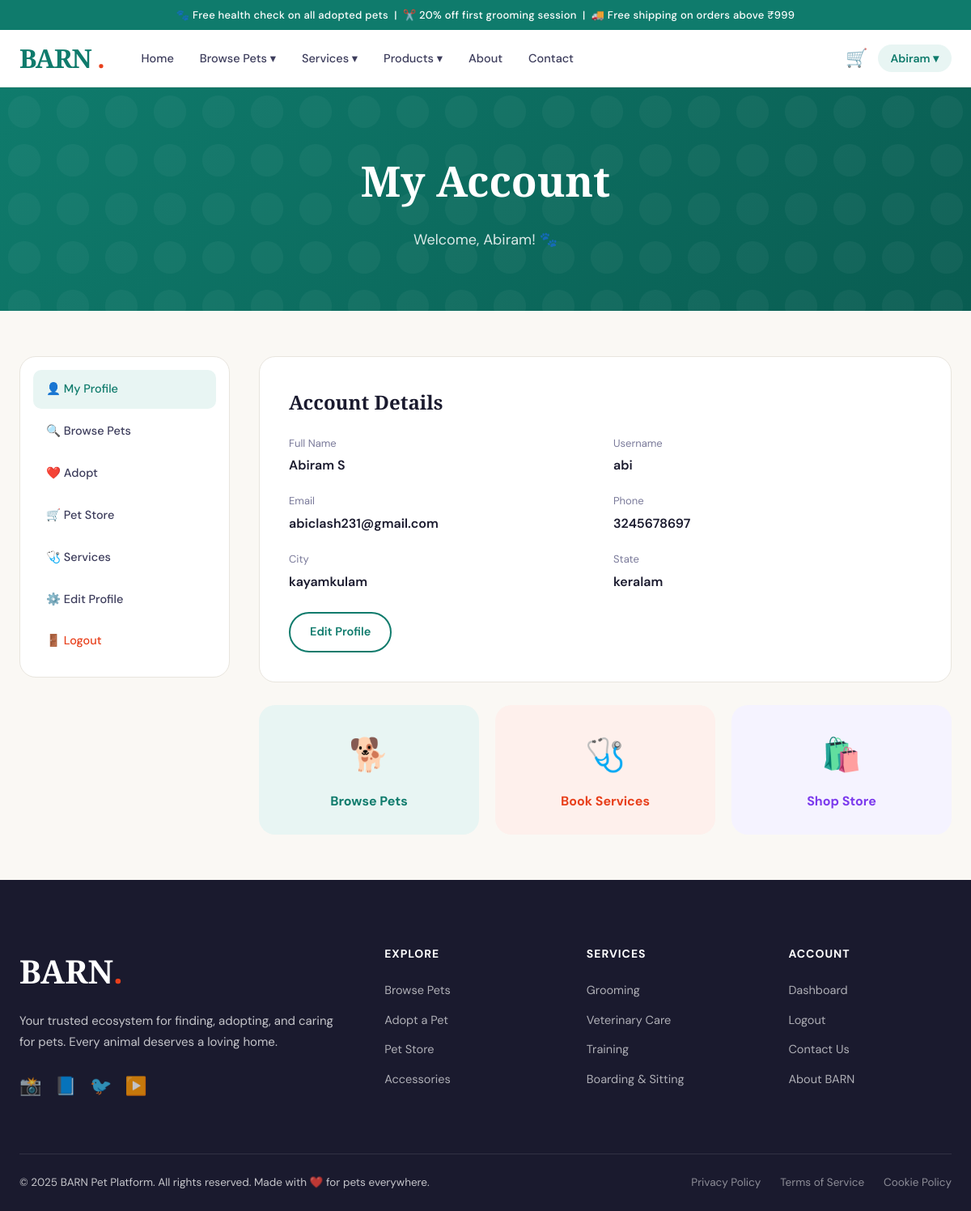
/accounts/dashboard/buyer/ (signed in), run on the app's committed database.
### accounts/models.py (models this page shows, shortened)
class User(AbstractUser):
    ROLE_BUYER = 'buyer'
    ROLE_SELLER = 'seller'
    ROLE_OPERATOR = 'operator'
    ROLE_ADMIN = 'admin'
    ROLE_CHOICES = [
        (ROLE_BUYER, 'Buyer'),
        (ROLE_SELLER, 'Seller / Breeder'),
        (ROLE_OPERATOR, 'Operator'),
        (ROLE_ADMIN, 'Admin'),
    ]
    role = models.CharField(max_length=10, choices=ROLE_CHOICES, default=ROLE_BUYER)
    phone = models.CharField(max_length=20, blank=True)
    profile_picture = models.ImageField(upload_to='profiles/', blank=True, null=True)
    bio = models.TextField(blank=True)
    created_at = models.DateTimeField(auto_now_add=True)
    def is_seller(self):
        return self.role == self.ROLE_SELLER
    def can_list_products(self):
        return self.role in [self.ROLE_SELLER, self.ROLE_OPERATOR, self.ROLE_ADMIN] or self.is_staff or self.is_superuser
    def is_buyer(self):
        return self.role == self.ROLE_BUYER

class BuyerProfile(models.Model):
    user = models.OneToOneField(User, on_delete=models.CASCADE, related_name='buyer_profile')
    date_of_birth = models.DateField(null=True, blank=True)
    address = models.CharField(max_length=255, blank=True)
    city = models.CharField(max_length=100, blank=True)
    state = models.CharField(max_length=100, blank=True)
    country = models.CharField(max_length=100, default='India')
    preferred_pet_types = models.CharField(max_length=200, blank=True)
    newsletter_subscribed = models.BooleanField(default=True)
    created_at = models.DateTimeField(auto_now_add=True)

### accounts/views.py (the view)
# urls.py: path('dashboard/buyer/', views.buyer_dashboard, name='buyer_dashboard'),
@login_required
def buyer_dashboard(request):
    if not request.user.is_buyer():
        return redirect('seller_dashboard')
    profile = getattr(request.user, 'buyer_profile', None)
    return render(request, 'accounts/buyer_dashboard.html', {'profile': profile})

### templates/accounts/buyer_dashboard.html (shortened to what this page needs)
{% extends 'base.html' %}
{% block content %}
<div class="page-header">
  <div class="container">
    <h1>My Account</h1>
    <p>Welcome, {{ user.first_name|default:user.username }}! 🐾</p>
  </div>
</div>
<div class="dashboard-layout">
  <aside class="dash-sidebar">
    <div class="dash-nav">
      <a href="{% url 'buyer_dashboard' %}" class="active">👤 My Profile</a>
      <a href="{% url 'pet_list' %}">🔍 Browse Pets</a>
      <a href="{% url 'adoption_list' %}">❤️ Adopt</a>
      <a href="{% url 'store_home' %}">🛒 Pet Store</a>
      <a href="{% url 'services_home' %}">🩺 Services</a>
      <a href="{% url 'edit_profile' %}">⚙️ Edit Profile</a>
      <a href="{% url 'logout' %}" style="color:var(--coral);">🚪 Logout</a>
    </div>
  </aside>
  <div>
    <div style="background:var(--white);border-radius:var(--radius-lg);padding:36px;border:1px solid var(--border);margin-bottom:28px;">
      <h2 style="font-family:var(--font-display);font-size:24px;margin-bottom:20px;">Account Details</h2>
      <div style="display:grid;grid-template-columns:1fr 1fr;gap:20px;">
        <div><p style="font-size:13px;color:var(--ink-light);margin-bottom:4px;">Full Name</p><p style="font-weight:600;">{{ user.get_full_name|default:"—" }}</p></div>
        <div><p style="font-size:13px;color:var(--ink-light);margin-bottom:4px;">Username</p><p style="font-weight:600;">{{ user.username }}</p></div>
        <div><p style="font-size:13px;color:var(--ink-light);margin-bottom:4px;">Email</p><p style="font-weight:600;">{{ user.email }}</p></div>
        <div><p style="font-size:13px;color:var(--ink-light);margin-bottom:4px;">Phone</p><p style="font-weight:600;">{{ user.phone|default:"—" }}</p></div>
        {% if profile %}
        <div><p style="font-size:13px;color:var(--ink-light);margin-bottom:4px;">City</p><p style="font-weight:600;">{{ profile.city|default:"—" }}</p></div>
        <div><p style="font-size:13px;color:var(--ink-light);margin-bottom:4px;">State</p><p style="font-weight:600;">{{ profile.state|default:"—" }}</p></div>
        {% endif %}
      </div>
      <div style="margin-top:24px;">
        <a href="{% url 'edit_profile' %}" class="btn btn-outline-teal">Edit Profile</a>
      </div>
    </div>
    <div style="display:grid;grid-template-columns:1fr 1fr 1fr;gap:20px;">
      <a href="{% url 'pet_list' %}" style="text-decoration:none;">
        <div style="background:var(--teal-light);border-radius:var(--radius-lg);padding:28px;text-align:center;transition:all 0.3s;" onmouseover="this.style.transform='translateY(-4px)'" onmouseout="this.style.transform='none'">
          <div style="font-size:40px;margin-bottom:12px;">🐕</div>
          <h3 style="font-size:16px;font-weight:700;color:var(--teal);">Browse Pets</h3>
        </div>
      </a>
      <a href="{% url 'services_home' %}" style="text-decoration:none;">
        <div style="background:var(--coral-light);border-radius:var(--radius-lg);padding:28px;text-align:center;transition:all 0.3s;" onmouseover="this.style.transform='translateY(-4px)'" onmouseout="this.style.transform='none'">
          <div style="font-size:40px;margin-bottom:12px;">🩺</div>
          <h3 style="font-size:16px;font-weight:700;color:var(--coral);">Book Services</h3>
        </div>
      </a>
      <a href="{% url 'store_home' %}" style="text-decoration:none;">
        <div style="background:#f5f3ff;border-radius:var(--radius-lg);padding:28px;text-align:center;transition:all 0.3s;" onmouseover="this.style.transform='translateY(-4px)'" onmouseout="this.style.transform='none'">
          <div style="font-size:40px;margin-bottom:12px;">🛍️</div>
          <h3 style="font-size:16px;font-weight:700;color:#7c3aed;">Shop Store</h3>
        </div>
      </a>
    </div>
  </div>
</div>
{% endblock %}

### templates/base.html (shortened to what this page needs)
{% load static %}
<!DOCTYPE html>
<html lang="en">
<head>
<link rel="stylesheet" href="{% static 'css/main.css' %}">
</head>
<body>
<div class="announcement-bar">
  <span>🐾 Free health check on all adopted pets &nbsp;|&nbsp; ✂️ 20% off first grooming session &nbsp;|&nbsp; 🚚 Free shipping on orders above ₹999</span>
</div>
<nav class="navbar" id="navbar">
  <div class="nav-inner">
    <a href="{% url 'home' %}" class="nav-logo">
      <span class="logo-barn">BARN</span>
      <span class="logo-dot">.</span>
    </a>
    <ul class="nav-links">
      <li><a href="{% url 'home' %}" class="nav-link {% if request.resolver_match.url_name == 'home' %}active{% endif %}">Home</a></li>
      <li class="has-dropdown">
        <a href="{% url 'pet_list' %}" class="nav-link">Browse Pets ▾</a>
      </li>
      <li class="has-dropdown">
        <a href="{% url 'services_home' %}" class="nav-link">Services ▾</a>
      </li>
      <li class="has-dropdown">
        <a href="{% url 'store_home' %}" class="nav-link">Products ▾</a>
      </li>
      <li><a href="{% url 'about' %}" class="nav-link">About</a></li>
      <li><a href="{% url 'contact' %}" class="nav-link">Contact</a></li>
    </ul>
    <div class="nav-actions">
      {% if user.is_authenticated %}
        <a href="{% url 'cart_view' %}" class="cart-btn">🛒</a>
        <div class="user-menu">
          <button class="user-btn">{{ user.first_name|default:user.username }} ▾</button>
        </div>
      {% else %}
        <a href="{% url 'login' %}" class="btn btn-ghost">Login</a>
        <a href="{% url 'choose_register' %}" class="btn btn-primary">Sign Up</a>
      {% endif %}
    </div>
  </div>
</nav>
<main>
{% block content %}{% endblock %}
</main>
<footer class="footer">
  <div class="footer-inner">
    <div class="footer-brand">
      <div class="footer-logo">BARN<span class="logo-dot">.</span></div>
      <p>Your trusted ecosystem for finding, adopting, and caring for pets. Every animal deserves a loving home.</p>
      <div class="footer-socials">
        <a href="#" aria-label="Instagram">📸</a>
        <a href="#" aria-label="Facebook">📘</a>
        <a href="#" aria-label="Twitter">🐦</a>
        <a href="#" aria-label="YouTube">▶️</a>
      </div>
    </div>
    <div class="footer-col">
      <h4>Explore</h4>
      <ul>
        <li><a href="{% url 'pet_list' %}">Browse Pets</a></li>
        <li><a href="{% url 'adoption_list' %}">Adopt a Pet</a></li>
        <li><a href="{% url 'store_home' %}">Pet Store</a></li>
        <li><a href="{% url 'accessories' %}">Accessories</a></li>
      </ul>
    </div>
    <div class="footer-col">
      <h4>Services</h4>
      <ul>
        <li><a href="{% url 'grooming' %}">Grooming</a></li>
        <li><a href="{% url 'veterinary' %}">Veterinary Care</a></li>
        <li><a href="{% url 'training' %}">Training</a></li>
        <li><a href="{% url 'boarding' %}">Boarding & Sitting</a></li>
      </ul>
    </div>
    <div class="footer-col">
      <h4>Account</h4>
      <ul>
        {% if user.is_authenticated %}
          <li><a href="{% if user.is_seller %}{% url 'seller_dashboard' %}{% else %}{% url 'buyer_dashboard' %}{% endif %}">Dashboard</a></li>
          <li><a href="{% url 'logout' %}">Logout</a></li>
        {% else %}
          <li><a href="{% url 'login' %}">Login</a></li>
          <li><a href="{% url 'buyer_register' %}">Register as Buyer</a></li>
          <li><a href="{% url 'seller_register' %}">Register as Seller</a></li>
        {% endif %}
        <li><a href="{% url 'contact' %}">Contact Us</a></li>
        <li><a href="{% url 'about' %}">About BARN</a></li>
      </ul>
    </div>
  </div>
  <div class="footer-bottom">
    <p>&copy; 2025 BARN Pet Platform. All rights reserved. Made with ❤️ for pets everywhere.</p>
    <div class="footer-legal">
      <a href="#">Privacy Policy</a>
      <a href="#">Terms of Service</a>
      <a href="#">Cookie Policy</a>
    </div>
  </div>
</footer>
</body>
</html>

### data on the page
User: first_name "Abiram", get_full_name "Abiram S", username "abi", email "abiclash231@gmail.com", phone "3245678697"
BuyerProfile: city "kayamkulam", state "keralam"
